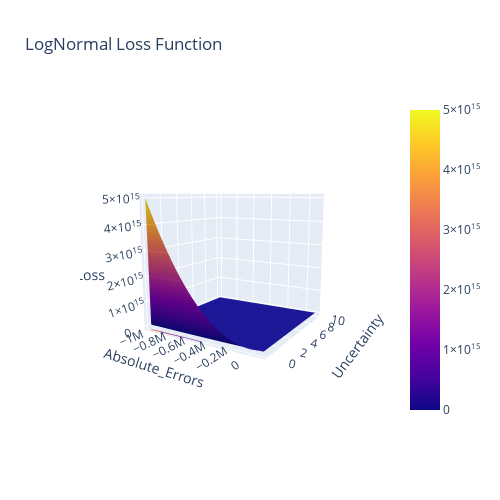

Write notebook code for a chart like this one.
### Code cell
fig = go.Figure(data = [go.Surface(z = z, x = x, y = y)])
fig.update_layout(title = "LogNormal Loss Function", scene = dict(xaxis_title = "Absolute_Errors",yaxis_title = "Uncertainty", zaxis_title = "Loss"), autosize = False,
width = 500, height = 500)
fig.update_traces(contours_z = dict(show = True, usecolormap = True, highlightcolor = "limegreen", project_z = True))
fig.update_scenes(camera_eye_x = 1.5, camera_eye_y = -2.5, camera_eye_z = 0.5)

### Figure 1 — Plotly figure (JSON) as saved in the notebook; plotly's stock layout.template omitted (floating-point values rounded to 4 significant figures; data arrays with more than 128 entries replaced by an {"elided": "..."} marker saying what was removed)
{"data": [{"contours": {"z": {"highlightcolor": "limegreen", "project": {"z": true}, "show": true, "usecolormap": true}}, "type": "surface", "x": {"elided": "100x100 float values"}, "y": {"elided": "100x100 float values"}, "z": {"elided": "100x100 float values"}}], "layout": {"autosize": false, "height": 500, "scene": {"camera": {"eye": {"x": 1.5, "y": -2.5, "z": 0.5}}, "xaxis": {"title": {"text": "Absolute_Errors"}}, "yaxis": {"title": {"text": "Uncertainty"}}, "zaxis": {"title": {"text": "Loss"}}}, "title": {"text": "LogNormal Loss Function"}, "width": 500}}
